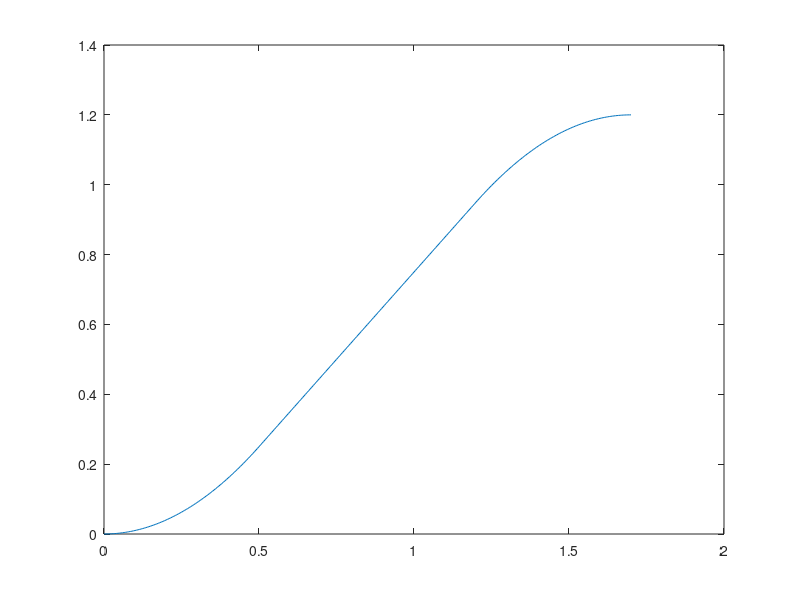
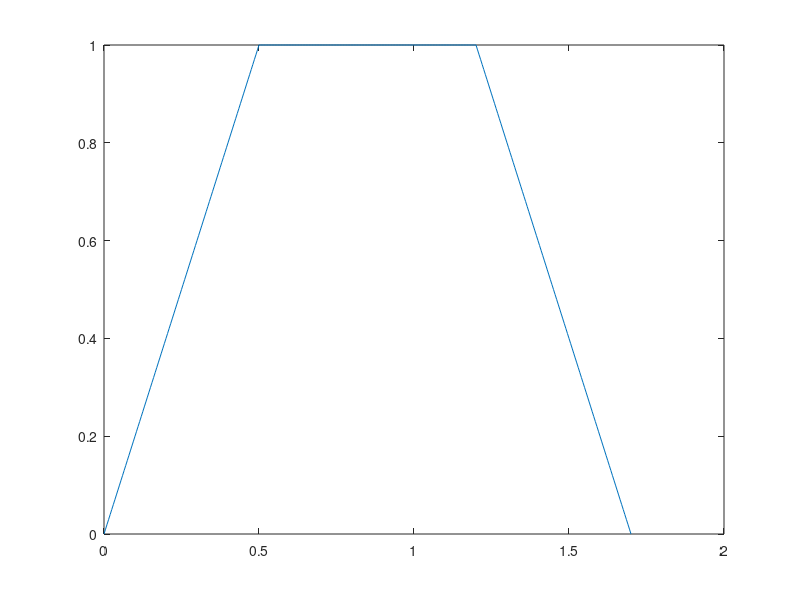

These charts were generated, in order, by the following MATLAB code:
clear
clc

Vmax=1;
Amax=2;
L=1.2;% L should be bigger than v_max^2/Amax

Ts=Vmax/Amax;
Tf=((L*Amax)+(Vmax*Vmax))/(Amax*Vmax);
dt=0.005;
time=0:dt:Tf;
sigma=zeros(1,size(time,2));
dsigma=zeros(1,size(time,2));
i=1;

for t=0:dt:Tf

if(t<=Ts)
    sigma(1,i)=Amax*t*t/2;
    dsigma(1,i)=Amax*t;
elseif (t>Ts) && (t <= Tf-Ts)
    sigma(1,i)=(Vmax*t)-((Vmax*Vmax)/(2*Amax));
    dsigma(1,i)=Vmax;
elseif (t>Tf-Ts) && (t <= Tf)
    sigma(1,i)=(-Amax*(t-Tf)*(t-Tf)/2)+(Vmax*Tf)-(Vmax*Vmax/Amax);
    dsigma(1,i)=Amax*(Tf-t);
end
    
   
 i=i+1;   
end

figure
plot(time,sigma)
figure
plot(time,dsigma)



